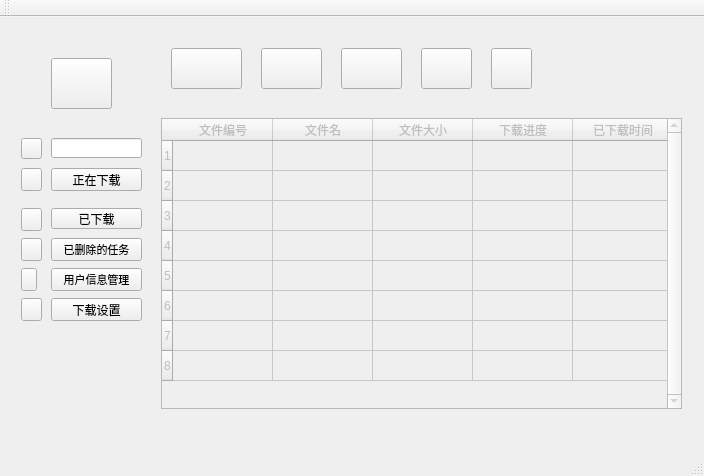
<?xml version="1.0" encoding="UTF-8"?>
<ui version="4.0">
 <class>MainWindow</class>
 <widget class="QMainWindow" name="MainWindow">
  <property name="geometry">
   <rect>
    <x>0</x>
    <y>0</y>
    <width>704</width>
    <height>476</height>
   </rect>
  </property>
  <property name="windowTitle">
   <string>MainWindow</string>
  </property>
  <property name="iconSize">
   <size>
    <width>20</width>
    <height>20</height>
   </size>
  </property>
  <widget class="QWidget" name="centralWidget">
   <layout class="QGridLayout" name="gridLayout_3">
    <item row="0" column="0">
     <widget class="QWidget" name="widget_3" native="true">
      <widget class="QTableWidget" name="tableWidget">
       <property name="enabled">
        <bool>false</bool>
       </property>
       <property name="geometry">
        <rect>
         <x>150</x>
         <y>90</y>
         <width>521</width>
         <height>291</height>
        </rect>
       </property>
       <property name="verticalScrollBarPolicy">
        <enum>Qt::ScrollBarAlwaysOn</enum>
       </property>
       <property name="horizontalScrollBarPolicy">
        <enum>Qt::ScrollBarAlwaysOff</enum>
       </property>
       <property name="sizeAdjustPolicy">
        <enum>QAbstractScrollArea::AdjustToContents</enum>
       </property>
       <property name="rowCount">
        <number>8</number>
       </property>
       <property name="columnCount">
        <number>5</number>
       </property>
       <row/>
       <row/>
       <row/>
       <row/>
       <row/>
       <row/>
       <row/>
       <row/>
       <column>
        <property name="text">
         <string>文件编号</string>
        </property>
       </column>
       <column>
        <property name="text">
         <string>文件名</string>
        </property>
       </column>
       <column>
        <property name="text">
         <string>文件大小</string>
        </property>
       </column>
       <column>
        <property name="text">
         <string>下载进度</string>
        </property>
       </column>
       <column>
        <property name="text">
         <string>已下载时间</string>
        </property>
       </column>
      </widget>
      <widget class="QWidget" name="widget_2" native="true">
       <property name="geometry">
        <rect>
         <x>150</x>
         <y>10</y>
         <width>421</width>
         <height>71</height>
        </rect>
       </property>
       <widget class="QPushButton" name="new_work_button">
        <property name="geometry">
         <rect>
          <x>10</x>
          <y>10</y>
          <width>71</width>
          <height>41</height>
         </rect>
        </property>
        <property name="text">
         <string/>
        </property>
        <property name="icon">
         <iconset resource="../../../../git-work/test/img/img.qrc">
          <normaloff>:/new/prefix1/new_load.jpg</normaloff>:/new/prefix1/new_load.jpg</iconset>
        </property>
        <property name="iconSize">
         <size>
          <width>70</width>
          <height>70</height>
         </size>
        </property>
       </widget>
       <widget class="QPushButton" name="load_button">
        <property name="geometry">
         <rect>
          <x>180</x>
          <y>10</y>
          <width>61</width>
          <height>41</height>
         </rect>
        </property>
        <property name="text">
         <string/>
        </property>
        <property name="icon">
         <iconset resource="../../../../git-work/test/img/img.qrc">
          <normaloff>:/new/prefix1/load.jpg</normaloff>:/new/prefix1/load.jpg</iconset>
        </property>
        <property name="iconSize">
         <size>
          <width>60</width>
          <height>50</height>
         </size>
        </property>
       </widget>
       <widget class="QPushButton" name="up_button">
        <property name="geometry">
         <rect>
          <x>100</x>
          <y>10</y>
          <width>61</width>
          <height>41</height>
         </rect>
        </property>
        <property name="text">
         <string/>
        </property>
        <property name="icon">
         <iconset resource="../../../../git-work/test/img/img.qrc">
          <normaloff>:/new/prefix1/up.jpg</normaloff>:/new/prefix1/up.jpg</iconset>
        </property>
        <property name="iconSize">
         <size>
          <width>60</width>
          <height>60</height>
         </size>
        </property>
       </widget>
       <widget class="QPushButton" name="stop_button">
        <property name="geometry">
         <rect>
          <x>260</x>
          <y>10</y>
          <width>51</width>
          <height>41</height>
         </rect>
        </property>
        <property name="text">
         <string/>
        </property>
        <property name="icon">
         <iconset resource="../../../../git-work/test/img/img.qrc">
          <normaloff>:/new/prefix1/stop.jpg</normaloff>:/new/prefix1/stop.jpg</iconset>
        </property>
        <property name="iconSize">
         <size>
          <width>60</width>
          <height>60</height>
         </size>
        </property>
       </widget>
       <widget class="QPushButton" name="delete_button">
        <property name="geometry">
         <rect>
          <x>330</x>
          <y>10</y>
          <width>41</width>
          <height>41</height>
         </rect>
        </property>
        <property name="text">
         <string/>
        </property>
        <property name="icon">
         <iconset resource="../../../../git-work/test/img/img.qrc">
          <normaloff>:/new/prefix1/delete.jpg</normaloff>:/new/prefix1/delete.jpg</iconset>
        </property>
        <property name="iconSize">
         <size>
          <width>56</width>
          <height>50</height>
         </size>
        </property>
       </widget>
       <widget class="QWidget" name="widget_4" native="true">
        <property name="geometry">
         <rect>
          <x>-170</x>
          <y>-30</y>
          <width>181</width>
          <height>191</height>
         </rect>
        </property>
       </widget>
       <widget class="QWidget" name="widget_5" native="true">
        <property name="geometry">
         <rect>
          <x>-250</x>
          <y>-60</y>
          <width>261</width>
          <height>131</height>
         </rect>
        </property>
        <property name="font">
         <font>
          <family>Agency FB</family>
         </font>
        </property>
        <property name="styleSheet">
         <string notr="true"/>
        </property>
        <widget class="QLineEdit" name="search_text_2">
         <property name="geometry">
          <rect>
           <x>40</x>
           <y>110</y>
           <width>81</width>
           <height>20</height>
          </rect>
         </property>
        </widget>
        <widget class="QPushButton" name="search_button_2">
         <property name="enabled">
          <bool>true</bool>
         </property>
         <property name="geometry">
          <rect>
           <x>10</x>
           <y>110</y>
           <width>21</width>
           <height>21</height>
          </rect>
         </property>
         <property name="text">
          <string/>
         </property>
         <property name="icon">
          <iconset>
           <normaloff>img/search.jpg</normaloff>img/search.jpg</iconset>
         </property>
         <property name="iconSize">
          <size>
           <width>25</width>
           <height>30</height>
          </size>
         </property>
        </widget>
        <widget class="QPushButton" name="already_flie_but_2">
         <property name="geometry">
          <rect>
           <x>40</x>
           <y>180</y>
           <width>81</width>
           <height>21</height>
          </rect>
         </property>
         <property name="font">
          <font>
           <family>Agency FB</family>
           <pointsize>9</pointsize>
           <kerning>false</kerning>
          </font>
         </property>
         <property name="layoutDirection">
          <enum>Qt::RightToLeft</enum>
         </property>
         <property name="text">
          <string>已下载</string>
         </property>
         <property name="iconSize">
          <size>
           <width>40</width>
           <height>30</height>
          </size>
         </property>
        </widget>
        <widget class="QPushButton" name="delete_file_but_2">
         <property name="geometry">
          <rect>
           <x>40</x>
           <y>210</y>
           <width>81</width>
           <height>23</height>
          </rect>
         </property>
         <property name="text">
          <string>已删除的任务</string>
         </property>
         <property name="iconSize">
          <size>
           <width>40</width>
           <height>30</height>
          </size>
         </property>
        </widget>
        <widget class="QPushButton" name="current_file_load_btn_2">
         <property name="geometry">
          <rect>
           <x>40</x>
           <y>140</y>
           <width>81</width>
           <height>23</height>
          </rect>
         </property>
         <property name="text">
          <string>正在下载</string>
         </property>
        </widget>
        <widget class="QPushButton" name="pushButton_4">
         <property name="geometry">
          <rect>
           <x>10</x>
           <y>140</y>
           <width>21</width>
           <height>23</height>
          </rect>
         </property>
         <property name="text">
          <string/>
         </property>
         <property name="icon">
          <iconset>
           <normaloff>img/curreng_load.jpg</normaloff>img/curreng_load.jpg</iconset>
         </property>
         <property name="iconSize">
          <size>
           <width>30</width>
           <height>30</height>
          </size>
         </property>
        </widget>
        <widget class="QPushButton" name="pushButton_5">
         <property name="geometry">
          <rect>
           <x>10</x>
           <y>180</y>
           <width>21</width>
           <height>23</height>
          </rect>
         </property>
         <property name="text">
          <string/>
         </property>
         <property name="icon">
          <iconset>
           <normaloff>img/file_load.jpg</normaloff>img/file_load.jpg</iconset>
         </property>
         <property name="iconSize">
          <size>
           <width>22</width>
           <height>22</height>
          </size>
         </property>
        </widget>
        <widget class="QPushButton" name="pushButton_6">
         <property name="geometry">
          <rect>
           <x>10</x>
           <y>210</y>
           <width>21</width>
           <height>23</height>
          </rect>
         </property>
         <property name="text">
          <string/>
         </property>
         <property name="icon">
          <iconset>
           <normaloff>img/delete_but.jpg</normaloff>img/delete_but.jpg</iconset>
         </property>
         <property name="iconSize">
          <size>
           <width>30</width>
           <height>30</height>
          </size>
         </property>
        </widget>
       </widget>
      </widget>
      <widget class="QWidget" name="widget" native="true">
       <property name="geometry">
        <rect>
         <x>0</x>
         <y>0</y>
         <width>131</width>
         <height>321</height>
        </rect>
       </property>
       <property name="font">
        <font>
         <family>Agency FB</family>
        </font>
       </property>
       <property name="styleSheet">
        <string notr="true"/>
       </property>
       <widget class="QLineEdit" name="search_text">
        <property name="geometry">
         <rect>
          <x>40</x>
          <y>110</y>
          <width>91</width>
          <height>20</height>
         </rect>
        </property>
       </widget>
       <widget class="QPushButton" name="search_button">
        <property name="enabled">
         <bool>true</bool>
        </property>
        <property name="geometry">
         <rect>
          <x>10</x>
          <y>110</y>
          <width>21</width>
          <height>21</height>
         </rect>
        </property>
        <property name="text">
         <string/>
        </property>
        <property name="icon">
         <iconset resource="../../../../git-work/test/img/img.qrc">
          <normaloff>:/new/prefix1/search.jpg</normaloff>:/new/prefix1/search.jpg</iconset>
        </property>
        <property name="iconSize">
         <size>
          <width>25</width>
          <height>30</height>
         </size>
        </property>
       </widget>
       <widget class="QPushButton" name="already_flie_but">
        <property name="geometry">
         <rect>
          <x>40</x>
          <y>180</y>
          <width>91</width>
          <height>21</height>
         </rect>
        </property>
        <property name="font">
         <font>
          <family>Algerian</family>
          <pointsize>9</pointsize>
          <kerning>false</kerning>
         </font>
        </property>
        <property name="layoutDirection">
         <enum>Qt::RightToLeft</enum>
        </property>
        <property name="text">
         <string>已下载</string>
        </property>
        <property name="iconSize">
         <size>
          <width>40</width>
          <height>30</height>
         </size>
        </property>
       </widget>
       <widget class="QPushButton" name="delete_file_but">
        <property name="geometry">
         <rect>
          <x>40</x>
          <y>210</y>
          <width>91</width>
          <height>23</height>
         </rect>
        </property>
        <property name="font">
         <font>
          <pointsize>8</pointsize>
         </font>
        </property>
        <property name="text">
         <string>已删除的任务</string>
        </property>
        <property name="iconSize">
         <size>
          <width>40</width>
          <height>30</height>
         </size>
        </property>
       </widget>
       <widget class="QPushButton" name="current_file_load_btn">
        <property name="geometry">
         <rect>
          <x>40</x>
          <y>140</y>
          <width>91</width>
          <height>23</height>
         </rect>
        </property>
        <property name="text">
         <string>正在下载</string>
        </property>
       </widget>
       <widget class="QPushButton" name="pushButton">
        <property name="geometry">
         <rect>
          <x>10</x>
          <y>140</y>
          <width>21</width>
          <height>23</height>
         </rect>
        </property>
        <property name="text">
         <string/>
        </property>
        <property name="icon">
         <iconset resource="../../../../git-work/test/img/img.qrc">
          <normaloff>:/new/prefix1/curreng_load.jpg</normaloff>:/new/prefix1/curreng_load.jpg</iconset>
        </property>
        <property name="iconSize">
         <size>
          <width>30</width>
          <height>30</height>
         </size>
        </property>
       </widget>
       <widget class="QPushButton" name="pushButton_2">
        <property name="geometry">
         <rect>
          <x>10</x>
          <y>180</y>
          <width>21</width>
          <height>23</height>
         </rect>
        </property>
        <property name="text">
         <string/>
        </property>
        <property name="icon">
         <iconset resource="../../../../git-work/test/img/img.qrc">
          <normaloff>:/new/prefix1/file_load.jpg</normaloff>:/new/prefix1/file_load.jpg</iconset>
        </property>
        <property name="iconSize">
         <size>
          <width>22</width>
          <height>22</height>
         </size>
        </property>
       </widget>
       <widget class="QPushButton" name="pushButton_3">
        <property name="geometry">
         <rect>
          <x>10</x>
          <y>210</y>
          <width>21</width>
          <height>23</height>
         </rect>
        </property>
        <property name="text">
         <string/>
        </property>
        <property name="icon">
         <iconset resource="../../../../git-work/test/img/img.qrc">
          <normaloff>:/new/prefix1/delete_but.jpg</normaloff>:/new/prefix1/delete_but.jpg</iconset>
        </property>
        <property name="iconSize">
         <size>
          <width>30</width>
          <height>30</height>
         </size>
        </property>
       </widget>
       <widget class="QWidget" name="widget_6" native="true">
        <property name="geometry">
         <rect>
          <x>322</x>
          <y>-248</y>
          <width>326</width>
          <height>202</height>
         </rect>
        </property>
        <widget class="QPushButton" name="new_work_button_2">
         <property name="geometry">
          <rect>
           <x>10</x>
           <y>10</y>
           <width>71</width>
           <height>41</height>
          </rect>
         </property>
         <property name="text">
          <string/>
         </property>
         <property name="icon">
          <iconset>
           <normaloff>img/new_load.jpg</normaloff>img/new_load.jpg</iconset>
         </property>
         <property name="iconSize">
          <size>
           <width>70</width>
           <height>70</height>
          </size>
         </property>
        </widget>
        <widget class="QPushButton" name="load_button_2">
         <property name="geometry">
          <rect>
           <x>100</x>
           <y>10</y>
           <width>61</width>
           <height>41</height>
          </rect>
         </property>
         <property name="text">
          <string/>
         </property>
         <property name="icon">
          <iconset>
           <normaloff>img/load.jpg</normaloff>img/load.jpg</iconset>
         </property>
         <property name="iconSize">
          <size>
           <width>60</width>
           <height>50</height>
          </size>
         </property>
        </widget>
        <widget class="QPushButton" name="up_button_2">
         <property name="geometry">
          <rect>
           <x>180</x>
           <y>10</y>
           <width>61</width>
           <height>41</height>
          </rect>
         </property>
         <property name="text">
          <string/>
         </property>
         <property name="icon">
          <iconset>
           <normaloff>img/up.jpg</normaloff>img/up.jpg</iconset>
         </property>
         <property name="iconSize">
          <size>
           <width>60</width>
           <height>60</height>
          </size>
         </property>
        </widget>
        <widget class="QPushButton" name="stop_button_2">
         <property name="geometry">
          <rect>
           <x>260</x>
           <y>10</y>
           <width>51</width>
           <height>41</height>
          </rect>
         </property>
         <property name="text">
          <string/>
         </property>
         <property name="icon">
          <iconset>
           <normaloff>img/stop.jpg</normaloff>img/stop.jpg</iconset>
         </property>
         <property name="iconSize">
          <size>
           <width>60</width>
           <height>60</height>
          </size>
         </property>
        </widget>
        <widget class="QPushButton" name="delete_button_2">
         <property name="geometry">
          <rect>
           <x>330</x>
           <y>10</y>
           <width>51</width>
           <height>41</height>
          </rect>
         </property>
         <property name="text">
          <string/>
         </property>
         <property name="icon">
          <iconset>
           <normaloff>img/delete.jpg</normaloff>img/delete.jpg</iconset>
         </property>
         <property name="iconSize">
          <size>
           <width>52</width>
           <height>52</height>
          </size>
         </property>
        </widget>
       </widget>
       <widget class="QPushButton" name="pushButton_7">
        <property name="geometry">
         <rect>
          <x>10</x>
          <y>240</y>
          <width>16</width>
          <height>23</height>
         </rect>
        </property>
        <property name="text">
         <string/>
        </property>
        <property name="icon">
         <iconset resource="../../../../git-work/test/img/img.qrc">
          <normaloff>:/new/prefix1/user.jpg</normaloff>:/new/prefix1/user.jpg</iconset>
        </property>
        <property name="iconSize">
         <size>
          <width>25</width>
          <height>25</height>
         </size>
        </property>
       </widget>
       <widget class="QPushButton" name="user_info">
        <property name="geometry">
         <rect>
          <x>40</x>
          <y>240</y>
          <width>91</width>
          <height>23</height>
         </rect>
        </property>
        <property name="font">
         <font>
          <pointsize>8</pointsize>
         </font>
        </property>
        <property name="text">
         <string>用户信息管理</string>
        </property>
       </widget>
       <widget class="QPushButton" name="pushButton_8">
        <property name="geometry">
         <rect>
          <x>10</x>
          <y>270</y>
          <width>21</width>
          <height>23</height>
         </rect>
        </property>
        <property name="text">
         <string/>
        </property>
        <property name="icon">
         <iconset>
          <normaloff>img/load_but.jpg</normaloff>img/load_but.jpg</iconset>
        </property>
        <property name="iconSize">
         <size>
          <width>30</width>
          <height>30</height>
         </size>
        </property>
       </widget>
       <widget class="QPushButton" name="set_load_speed">
        <property name="geometry">
         <rect>
          <x>40</x>
          <y>270</y>
          <width>91</width>
          <height>23</height>
         </rect>
        </property>
        <property name="text">
         <string>下载设置</string>
        </property>
       </widget>
       <widget class="QPushButton" name="user_login_btn">
        <property name="geometry">
         <rect>
          <x>40</x>
          <y>30</y>
          <width>61</width>
          <height>51</height>
         </rect>
        </property>
        <property name="text">
         <string/>
        </property>
        <property name="icon">
         <iconset resource="../../../../git-work/test/img/img.qrc">
          <normaloff>:/new/prefix1/user_img.jpg</normaloff>:/new/prefix1/user_img.jpg</iconset>
        </property>
        <property name="iconSize">
         <size>
          <width>70</width>
          <height>70</height>
         </size>
        </property>
       </widget>
      </widget>
     </widget>
    </item>
   </layout>
  </widget>
  <widget class="QToolBar" name="mainToolBar">
   <attribute name="toolBarArea">
    <enum>TopToolBarArea</enum>
   </attribute>
   <attribute name="toolBarBreak">
    <bool>false</bool>
   </attribute>
  </widget>
  <widget class="QStatusBar" name="statusBar"/>
 </widget>
 <layoutdefault spacing="6" margin="11"/>
 <resources>
  <include location="../../../../git-work/test/img/img.qrc"/>
 </resources>
 <connections/>
</ui>
